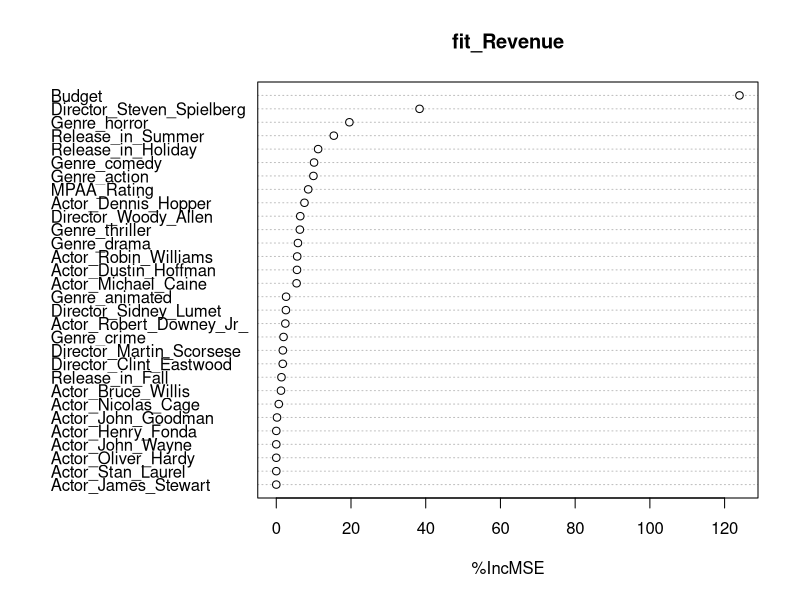
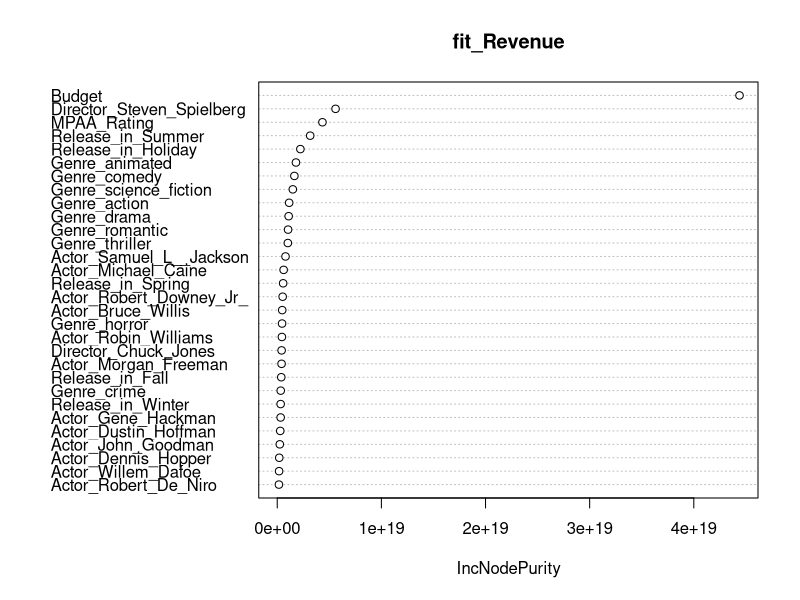
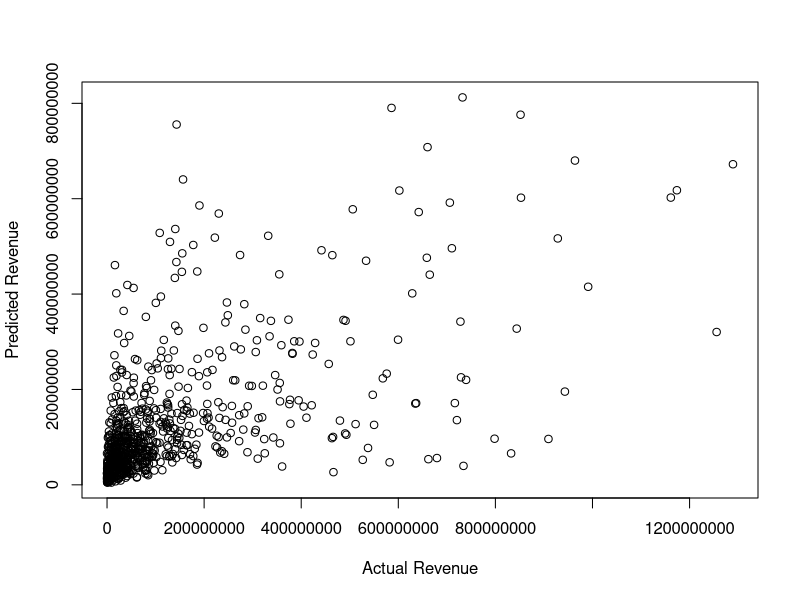

Here is the R script that generated these plots, in order: (Note: this script raises an error after producing the figures.)
# description: an evaluation of our model to predict the revenue of films based on aspects of production using http://en.wikipedia.org/wiki/Random_forest.
# author: Ben Adelman (Adapted approach from Kaggle Competition to fit our data), Paul Prae (Improved and Evaluated Model)
# since: 4/10/2015
# citation: inspired by a tutorial for a Kaggle competition written by Trevor Stephens: https://github.com/trevorstephens/titanic

install.packages('randomForest')
library(randomForest)

##  load the full file into R
full_data <- read.csv("./data/input/film_data.csv")

## adjusting some data types
full_data$Budget <- as.numeric(as.character(full_data$Budget))
full_data$Revenue <- as.numeric(as.character(full_data$Revenue))
full_data$Weekend_Total <- as.numeric(as.character(full_data$Revenue))

##  75% of the sample size for train (used for evaluation run, not final run)
smp_size <- floor(0.75 * nrow(full_data))

## set the seed to make your partition reproducible (a random number seed)
set.seed(123)
train_ind <- sample(seq_len(nrow(full_data)), size = smp_size)

##  now let's split into test vs. training data
train <- full_data[train_ind, ]
test <- full_data[-train_ind, ]

##  set up the random forest model for predicting Total Revenue
# configuratioin: as.numeric, importance=TRUE, ntree=2000
fit_Revenue <- randomForest(as.numeric(Revenue) ~ Budget + MPAA_Rating + Release_in_Winter + Release_in_Spring + Release_in_Summer + Release_in_Fall + Release_in_Holiday + Actor_Morgan_Freeman + Actor_Dennis_Hopper + Actor_Henry_Fonda + Actor_Bruce_Willis + Actor_Samuel_L__Jackson + Actor_Robert_De_Niro + Actor_Burt_Lancaster + Actor_Donald_Sutherland + Actor_Christopher_Lee + Actor_John_Wayne + Actor_Keanu_Reeves + Actor_Nick_Nolte + Actor_Nicolas_Cage + Actor_Gene_Hackman + Actor_Michael_Caine + Actor_Sean_Connery + Actor_Oliver_Hardy + Actor_Stan_Laurel + Actor_Robert_Duvall + Actor_Susan_Sarandon + Actor_Jack_Nicholson + Actor_Robert_Downey_Jr_ + Actor_Christopher_Walken + Actor_Willem_Dafoe + Actor_James_Stewart + Actor_Dustin_Hoffman + Actor_Robin_Williams + Actor_John_Goodman + Actor_Dennis_Quaid + Actor_Harvey_Keitel + Director_Blake_Edwards + Director_Sidney_Lumet + Director_Steven_Spielberg + Director_Spike_Lee + Director_John_Ford + Director_Robert_Altman + Director_Charlie_Chaplin + Director_Vincente_Minnelli + Director_Woody_Allen + Director_Clint_Eastwood + Director_Martin_Scorsese + Director_Ingmar_Bergman + Director_Howard_Hawks + Director_John_Huston + Director_Raoul_Walsh + Director_Chuck_Jones + Director_Werner_Herzog + Director_Fritz_Lang + Director_Steven_Soderbergh + Director_Michael_Curtiz + Director_Francis_Ford_Coppola + Director_Roger_Corman + Director_Alfred_Hitchcock + Director_Friz_Freleng + Director_Anthony_Mann + Director_Norman_Taurog + Director_Akira_Kurosawa + Genre_comedy + Genre_drama + Genre_romantic + Genre_science_fiction + Genre_crime + Genre_action + Genre_thriller + Genre_horror + Genre_animated, data=train, importance=TRUE, ntree=2000)

##  stats
summary(fit_Revenue)
varImpPlot(fit_Revenue, type=1)
varImpPlot(fit_Revenue, type=2)
imp <- importance(fit_Revenue)
imp
##  Now to make the prediction... using the model against the test data...
RevenuePrediction <- predict(fit_Revenue, test, OOB=TRUE, type = "response")

## more stats
## estimated versus observed values
options(scipen=5)
plot(test$Revenue, RevenuePrediction, xlab="Actual Revenue", ylab="Predicted Revenue")

## r squared
cor(RevenuePrediction, test$Revenue)^2

## root-mean-square error 
RMSE <- (sum((RevenuePrediction-test$Revenue)^2)/length(test$Revenue))^(1/2)

## find the max observed value
maxRevenue <- max(test$Revenue)
maxRevenue

## find the min observed value
minRevenue <- min(test$Revenue)
minRevenue

## normalized root-mean-square error
NRMSE <- (RMSE/(maxRevenue - minRevenue))
NRMSE

## save 'em
test$RevenuePrediction <- RevenuePrediction
write.csv(test, file = "./data/output/test_predictions.csv", row.names = TRUE)
